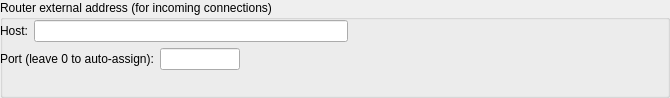
     <widget class="QGroupBox" name="routerExternalAddressGroupBox">
      <property name="sizePolicy">
       <sizepolicy hsizetype="Preferred" vsizetype="Preferred">
        <horstretch>0</horstretch>
        <verstretch>0</verstretch>
       </sizepolicy>
      </property>
      <property name="minimumSize">
       <size>
        <width>0</width>
        <height>98</height>
       </size>
      </property>
      <property name="maximumSize">
       <size>
        <width>16777215</width>
        <height>98</height>
       </size>
      </property>
      <property name="title">
       <string>Router external address (for incoming connections)</string>
      </property>
      <property name="alignment">
       <set>Qt::AlignJustify|Qt::AlignTop</set>
      </property>
      <widget class="QWidget" name="verticalLayoutWidget_10">
       <property name="geometry">
        <rect>
         <x>0</x>
         <y>20</y>
         <width>661</width>
         <height>81</height>
        </rect>
       </property>
       <layout class="QVBoxLayout" name="verticalLayout_10">
        <property name="sizeConstraint">
         <enum>QLayout::SetMinAndMaxSize</enum>
        </property>
        <item>
         <layout class="QHBoxLayout" name="horizontalLayout_7">
          <property name="sizeConstraint">
           <enum>QLayout::SetMinAndMaxSize</enum>
          </property>
          <item>
           <widget class="QLabel" name="label_6">
            <property name="text">
             <string>Host:</string>
            </property>
           </widget>
          </item>
          <item>
           <widget class="QLineEdit" name="routerExternalHostLineEdit"/>
          </item>
          <item>
           <spacer name="horizontalSpacer_2">
            <property name="orientation">
             <enum>Qt::Horizontal</enum>
            </property>
            <property name="sizeHint" stdset="0">
             <size>
              <width>40</width>
              <height>20</height>
             </size>
            </property>
           </spacer>
          </item>
         </layout>
        </item>
        <item>
         <layout class="QHBoxLayout" name="horizontalLayout_8">
          <property name="sizeConstraint">
           <enum>QLayout::SetMinAndMaxSize</enum>
          </property>
          <item>
           <widget class="QLabel" name="label_7">
            <property name="text">
             <string>Port (leave 0 to auto-assign):</string>
            </property>
           </widget>
          </item>
          <item>
           <widget class="QLineEdit" name="routerExternalPortLineEdit">
            <property name="maximumSize">
             <size>
              <width>80</width>
              <height>16777215</height>
             </size>
            </property>
           </widget>
          </item>
          <item>
           <spacer name="horizontalSpacer_3">
            <property name="orientation">
             <enum>Qt::Horizontal</enum>
            </property>
            <property name="sizeHint" stdset="0">
             <size>
              <width>40</width>
              <height>20</height>
             </size>
            </property>
           </spacer>
          </item>
         </layout>
        </item>
       </layout>
      </widget>
     </widget>
